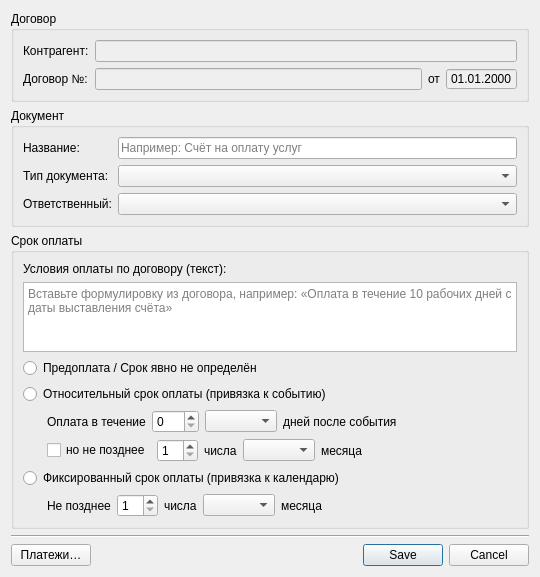
<?xml version="1.0" encoding="UTF-8"?>
<ui version="4.0">
 <class>ContractDialog</class>
 <widget class="QDialog" name="ContractDialog">
  <property name="geometry">
   <rect>
    <x>0</x>
    <y>0</y>
    <width>540</width>
    <height>566</height>
   </rect>
  </property>
  <property name="windowTitle">
   <string>Документ</string>
  </property>
  <layout class="QVBoxLayout" name="verticalLayout">
   <item>
    <widget class="QGroupBox" name="gb_contract">
     <property name="styleSheet">
      <string notr="true">QLineEdit, QDateEdit { background: palette(window); }</string>
     </property>
     <property name="title">
      <string>Договор</string>
     </property>
     <layout class="QFormLayout" name="formLayout">
      <item row="0" column="0">
       <widget class="QLabel" name="label">
        <property name="text">
         <string>Контрагент:</string>
        </property>
       </widget>
      </item>
      <item row="0" column="1">
       <widget class="QLineEdit" name="le_contractor">
        <property name="readOnly">
         <bool>true</bool>
        </property>
       </widget>
      </item>
      <item row="1" column="0">
       <widget class="QLabel" name="label_2">
        <property name="text">
         <string>Договор №:</string>
        </property>
       </widget>
      </item>
      <item row="1" column="1">
       <layout class="QHBoxLayout" name="horizontalLayout">
        <item>
         <widget class="QLineEdit" name="le_contractname">
          <property name="readOnly">
           <bool>true</bool>
          </property>
         </widget>
        </item>
        <item>
         <widget class="QLabel" name="label_4">
          <property name="text">
           <string>от</string>
          </property>
         </widget>
        </item>
        <item>
         <widget class="QDateEdit" name="de_contractdate">
          <property name="readOnly">
           <bool>true</bool>
          </property>
          <property name="buttonSymbols">
           <enum>QAbstractSpinBox::ButtonSymbols::NoButtons</enum>
          </property>
          <property name="displayFormat">
           <string>dd.MM.yyyy</string>
          </property>
         </widget>
        </item>
       </layout>
      </item>
     </layout>
    </widget>
   </item>
   <item>
    <widget class="QGroupBox" name="gb_document">
     <property name="title">
      <string>Документ</string>
     </property>
     <layout class="QFormLayout" name="formLayout_2">
      <item row="0" column="0">
       <widget class="QLabel" name="label_5">
        <property name="text">
         <string>Название:</string>
        </property>
       </widget>
      </item>
      <item row="0" column="1">
       <widget class="QLineEdit" name="le_documentname">
        <property name="placeholderText">
         <string>Например: Счёт на оплату услуг</string>
        </property>
       </widget>
      </item>
      <item row="1" column="0">
       <widget class="QLabel" name="label_3">
        <property name="text">
         <string>Тип документа:</string>
        </property>
       </widget>
      </item>
      <item row="1" column="1">
       <widget class="QComboBox" name="cmb_documenttype">
        <property name="placeholderText">
         <string>Выберите тип документа</string>
        </property>
       </widget>
      </item>
      <item row="2" column="0">
       <widget class="QLabel" name="label_9">
        <property name="text">
         <string>Ответственный:</string>
        </property>
       </widget>
      </item>
      <item row="2" column="1">
       <widget class="QComboBox" name="cmb_responsible">
        <property name="placeholderText">
         <string>Не выбран</string>
        </property>
       </widget>
      </item>
     </layout>
    </widget>
   </item>
   <item>
    <widget class="QGroupBox" name="gb_terms">
     <property name="title">
      <string>Срок оплаты</string>
     </property>
     <layout class="QVBoxLayout" name="verticalLayout_2">
      <item>
       <widget class="QLabel" name="label_6">
        <property name="text">
         <string>Условия оплаты по договору (текст):</string>
        </property>
       </widget>
      </item>
      <item>
       <widget class="QPlainTextEdit" name="te_description">
        <property name="maximumSize">
         <size>
          <width>16777215</width>
          <height>80</height>
         </size>
        </property>
        <property name="placeholderText">
         <string>Вставьте формулировку из договора, например: «Оплата в течение 10 рабочих дней с даты выставления счёта»</string>
        </property>
       </widget>
      </item>
      <item>
       <widget class="QRadioButton" name="rb_termsunknown">
        <property name="text">
         <string>Предоплата / Срок явно не определён</string>
        </property>
       </widget>
      </item>
      <item>
       <widget class="QRadioButton" name="rb_relative">
        <property name="text">
         <string>Относительный срок оплаты (привязка к событию)</string>
        </property>
       </widget>
      </item>
      <item>
       <widget class="QWidget" name="fr_relative" native="true">
        <layout class="QVBoxLayout" name="verticalLayout_3">
         <property name="leftMargin">
          <number>24</number>
         </property>
         <property name="topMargin">
          <number>0</number>
         </property>
         <property name="rightMargin">
          <number>0</number>
         </property>
         <property name="bottomMargin">
          <number>0</number>
         </property>
         <item>
          <layout class="QHBoxLayout" name="horizontalLayout_3">
           <item>
            <widget class="QLabel" name="label_7">
             <property name="text">
              <string>Оплата в течение</string>
             </property>
            </widget>
           </item>
           <item>
            <widget class="QSpinBox" name="spb_rel_days">
             <property name="maximum">
              <number>365</number>
             </property>
            </widget>
           </item>
           <item>
            <widget class="QComboBox" name="cmb_rel_daystype"/>
           </item>
           <item>
            <widget class="QLabel" name="label_11">
             <property name="text">
              <string>дней после события</string>
             </property>
            </widget>
           </item>
           <item>
            <spacer name="horizontalSpacer_3">
             <property name="orientation">
              <enum>Qt::Orientation::Horizontal</enum>
             </property>
             <property name="sizeHint" stdset="0">
              <size>
               <width>40</width>
               <height>20</height>
              </size>
             </property>
            </spacer>
           </item>
          </layout>
         </item>
         <item>
          <layout class="QHBoxLayout" name="horizontalLayout_6">
           <item>
            <widget class="QCheckBox" name="chb_rel_additional">
             <property name="text">
              <string>но не позднее</string>
             </property>
            </widget>
           </item>
           <item>
            <widget class="QWidget" name="widget_2" native="true">
             <layout class="QHBoxLayout" name="horizontalLayout_2">
              <property name="leftMargin">
               <number>0</number>
              </property>
              <property name="topMargin">
               <number>0</number>
              </property>
              <property name="rightMargin">
               <number>0</number>
              </property>
              <property name="bottomMargin">
               <number>0</number>
              </property>
              <item>
               <widget class="QSpinBox" name="spb_rel_dayofmonth">
                <property name="toolTip">
                 <string>Если в месяце меньше дней, берётся последний день месяца</string>
                </property>
                <property name="minimum">
                 <number>1</number>
                </property>
                <property name="maximum">
                 <number>31</number>
                </property>
               </widget>
              </item>
              <item>
               <widget class="QLabel" name="label_10">
                <property name="text">
                 <string>числа</string>
                </property>
               </widget>
              </item>
              <item>
               <widget class="QComboBox" name="cmb_rel_month"/>
              </item>
              <item>
               <widget class="QLabel" name="label_12">
                <property name="text">
                 <string>месяца</string>
                </property>
               </widget>
              </item>
             </layout>
            </widget>
           </item>
           <item>
            <spacer name="horizontalSpacer_8">
             <property name="orientation">
              <enum>Qt::Orientation::Horizontal</enum>
             </property>
             <property name="sizeHint" stdset="0">
              <size>
               <width>40</width>
               <height>20</height>
              </size>
             </property>
            </spacer>
           </item>
          </layout>
         </item>
        </layout>
       </widget>
      </item>
      <item>
       <widget class="QRadioButton" name="rb_fixed">
        <property name="text">
         <string>Фиксированный срок оплаты (привязка к календарю)</string>
        </property>
       </widget>
      </item>
      <item>
       <widget class="QWidget" name="fr_fixed" native="true">
        <layout class="QHBoxLayout" name="horizontalLayout_4">
         <property name="leftMargin">
          <number>24</number>
         </property>
         <property name="topMargin">
          <number>0</number>
         </property>
         <property name="rightMargin">
          <number>0</number>
         </property>
         <property name="bottomMargin">
          <number>0</number>
         </property>
         <item>
          <widget class="QLabel" name="label_8">
           <property name="text">
            <string>Не позднее</string>
           </property>
          </widget>
         </item>
         <item>
          <widget class="QSpinBox" name="spb_fixed_dayofmonth">
           <property name="toolTip">
            <string>Если в месяце меньше дней, берётся последний день месяца</string>
           </property>
           <property name="minimum">
            <number>1</number>
           </property>
           <property name="maximum">
            <number>31</number>
           </property>
          </widget>
         </item>
         <item>
          <widget class="QLabel" name="label_13">
           <property name="text">
            <string>числа</string>
           </property>
          </widget>
         </item>
         <item>
          <widget class="QComboBox" name="cmb_fixed_month"/>
         </item>
         <item>
          <widget class="QLabel" name="label_14">
           <property name="text">
            <string>месяца</string>
           </property>
          </widget>
         </item>
         <item>
          <spacer name="horizontalSpacer_4">
           <property name="orientation">
            <enum>Qt::Orientation::Horizontal</enum>
           </property>
           <property name="sizeHint" stdset="0">
            <size>
             <width>40</width>
             <height>20</height>
            </size>
           </property>
          </spacer>
         </item>
        </layout>
       </widget>
      </item>
     </layout>
    </widget>
   </item>
   <item>
    <widget class="Line" name="line">
     <property name="orientation">
      <enum>Qt::Orientation::Horizontal</enum>
     </property>
    </widget>
   </item>
   <item>
    <layout class="QHBoxLayout" name="horizontalLayout_buttons">
     <item>
      <widget class="QPushButton" name="pb_history">
       <property name="text">
        <string>Платежи…</string>
       </property>
       <property name="autoDefault">
        <bool>false</bool>
       </property>
      </widget>
     </item>
     <item>
      <widget class="QDialogButtonBox" name="buttonBox">
       <property name="standardButtons">
        <set>QDialogButtonBox::StandardButton::Cancel|QDialogButtonBox::StandardButton::Save</set>
       </property>
      </widget>
     </item>
    </layout>
   </item>
  </layout>
 </widget>
 <tabstops>
  <tabstop>le_documentname</tabstop>
  <tabstop>cmb_documenttype</tabstop>
  <tabstop>cmb_responsible</tabstop>
  <tabstop>te_description</tabstop>
  <tabstop>rb_termsunknown</tabstop>
  <tabstop>rb_relative</tabstop>
  <tabstop>spb_rel_days</tabstop>
  <tabstop>cmb_rel_daystype</tabstop>
  <tabstop>chb_rel_additional</tabstop>
  <tabstop>spb_rel_dayofmonth</tabstop>
  <tabstop>cmb_rel_month</tabstop>
  <tabstop>rb_fixed</tabstop>
  <tabstop>spb_fixed_dayofmonth</tabstop>
  <tabstop>cmb_fixed_month</tabstop>
  <tabstop>pb_history</tabstop>
 </tabstops>
 <resources/>
 <connections/>
</ui>
